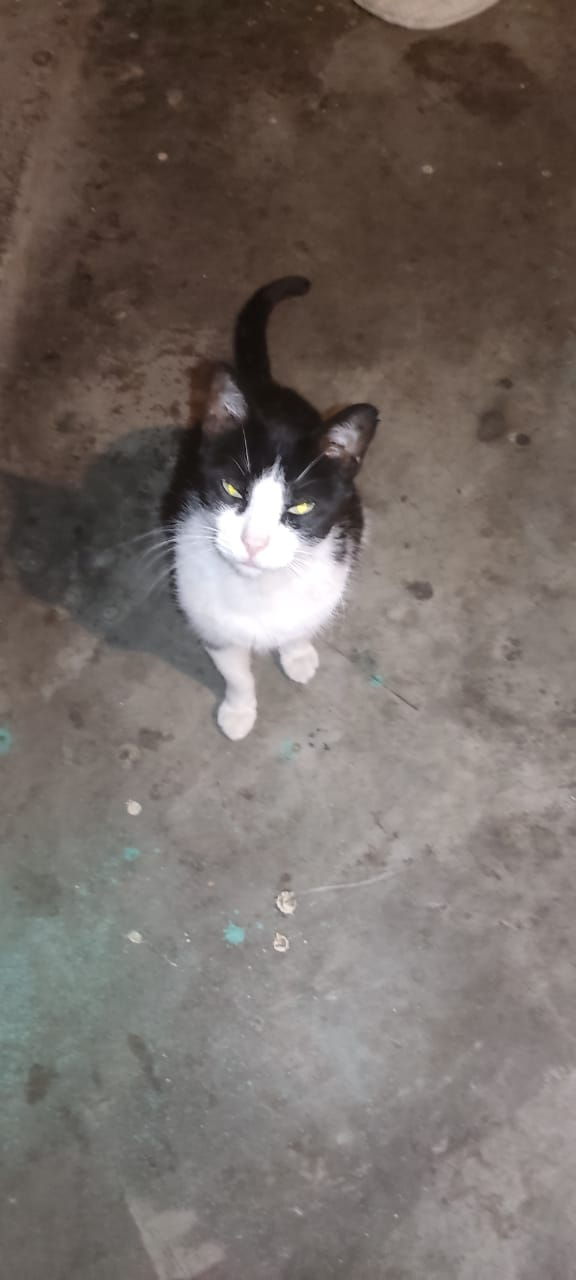
#> input picture gato.jpg, 576 x 1280 px, found by its file name
$ python rotar.py
#> lines starting #> are read from the running program, lines starting #| are printed output that depends on the picture
import cv2 as cv

original = cv.imread('C:\\Users\\Barbies\\Desktop\\Computacion Visual\\Tareas\\Tarea02\\gato.jpg')
#> original is the input picture: shape (1280, 576, 3); mean B, G, R 101.5, 106.6, 115.7
noventa=cv.rotate(original,rotateCode=0)
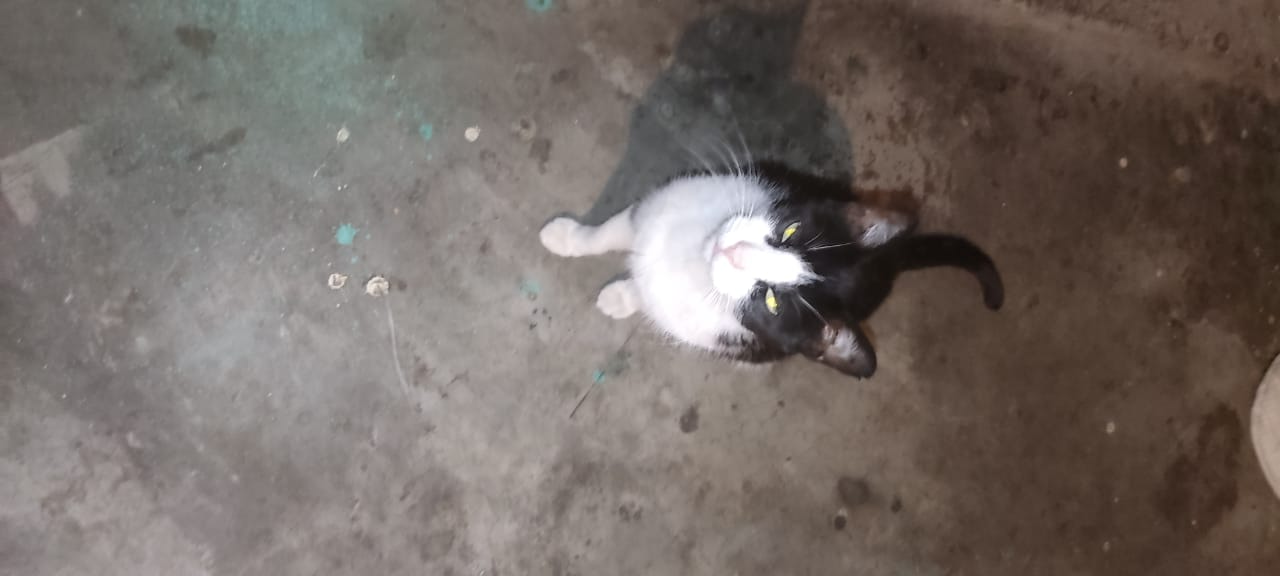
#> noventa: shape (576, 1280, 3); mean B, G, R 101.5, 106.6, 115.7

cv.imshow('Original' , original)
cv.imshow('Rotado 90 grados',noventa)
cv.waitKey(0)
